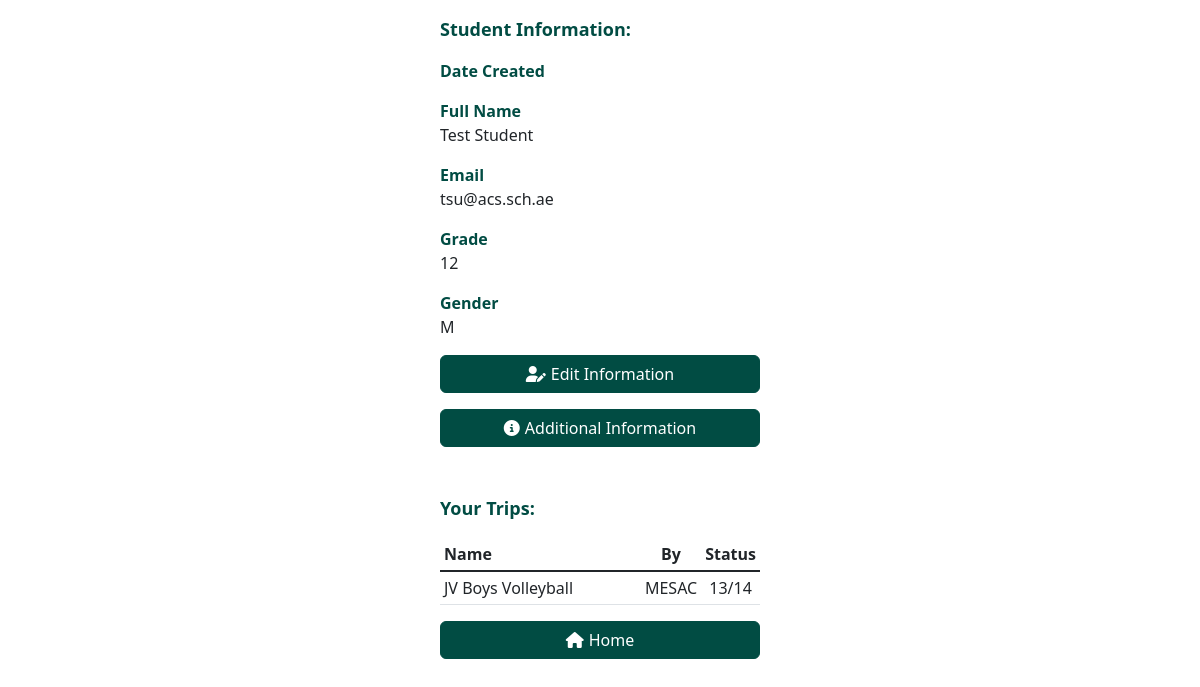
The page /student (signed in) on the database its author committed.
### classes.py (models this page shows, shortened)
class Student(db.Model):
    __tablename__ = 'students'
    id = db.Column(db.Integer, primary_key=True)
    name = db.Column(db.String, nullable=False)
    email = db.Column(db.String, nullable=False)
    grade = db.Column(db.Integer, nullable=False)
    gender = db.Column(db.String(1), nullable=False, default="-")
    @staticmethod
    def get_student_by_id(id, return_dict=True):
        student = db.session.query(Student).filter_by(id=id).first()
        if return_dict:
            return dict_converter(student)
        else:
            return student

class Trip(db.Model):
    __tablename__ = 'trips'
    trip_ids = []
    id = db.Column(db.Integer, primary_key=True)
    code = db.Column(db.String(6), nullable=False)
    name = db.Column(db.String, nullable=False)
    organizer = db.Column(db.String, nullable=False)
    num_groups = db.Column(db.Integer, nullable=False)
    group_size = db.Column(db.Integer, nullable=False)
    details = db.Column(db.String, nullable=True)
    @staticmethod
    def get_trip_by_id(id, return_dict=False):
        trip = db.session.query(Trip).filter_by(id=id).first()
        if return_dict:
            return dict_converter(trip)
        else:
            return trip

### app.py (the view)
@app.route("/student", methods=["GET", "POST"])
@login_required()
def student():
    student = current_user['student']
    if request.method == "GET":
        student_trips = TripStudent.get_trips_by_student(student['id'], return_dict=True)
        trip_studs = [TripStudent.get_students_in_trip(trip['id']) for trip in student_trips]
        user = current_user['db_user']
        info = {"user_name": user.name, "date_created": user.date_created, "date_verified": user.date_last_verify}
        return render_template("student/student.html", student=student, student_trips=student_trips, trip_studs=trip_studs, info=info)
    else:
        data = request.get_json()
        if data['cmd'] == "updateStudent":
            student = Student.get_student_by_id(student['id'], return_dict=False).update(data)
        return redirect("/student")

### app.py (called while the page is built)
def login_required(disable_verify=False):
    def decorator(f):
        @wraps(f)
        def decorated_function(*args, **kwargs):
            if 'user_id' not in session or current_user['db_user'] is None:
                return redirect("/login")
            elif not disable_verify and current_user['db_user'] is not None and not current_user['db_user'].is_verified:
                return redirect("/verify")
            return f(*args, **kwargs)
        return decorated_function
    return decorator

@app.before_request
def before_request():
    if 'user_id' in session:
        if User.check_exist_with_id(session['user_id']):
            current_user['db_user'] = User.get_user_by_id(session['user_id'])
            if current_user['db_user'].is_student:
                current_user['student'] = Student.get_student_by_id(current_user['db_user'].student_id)

### classes.py (called while the page is built)
def dict_converter(row):
    return {column.name: getattr(row, row.__mapper__.get_property_by_column(column).key) for column in row.__table__.columns}

    @staticmethod
    def get_user_by_id(id):
        return db.session.query(User).filter_by(id=id).first()

    @staticmethod
    def check_exist_with_id(id):
        return User.get_user_by_id(id) is not None

    @staticmethod
    def get_trips_by_student(student_id, return_dict=False):
        trip_ids = db.session.query(TripStudent.trip_id).filter_by(student_id=student_id).all()
        trip_ids = [id[0] for id in trip_ids]
        return [Trip.get_trip_by_id(id, return_dict) for id in trip_ids]

    @staticmethod
    def get_students_in_trip(trip_id):
        ids = db.session.query(TripStudent.student_id).filter_by(trip_id=trip_id).all()
        ids = [id[0] for id in ids]
        students = sorted([Student.get_student_by_id(id) for id in ids], key=lambda x: (x['grade'], x['name']))
        return students

### templates/student/student.html (shortened to what this page needs)
{% extends "layout.html" %}
{% block main %}
<label class="d-grid form-label mt-3 mx-auto">Student Information:</label>
<label class="d-grid info-label mt-3 mx-auto">Date Created</label>
<label class="d-grid info-label mt-3 mx-auto">Full Name</label>
<text class="d-grid mx-auto">{{student.name}}</text>
<label class="d-grid info-label mt-3 mx-auto">Email</label>
<text class="d-grid mx-auto">{{student.email}}</text>
<label class="d-grid info-label mt-3 mx-auto">Grade</label>
<text class="d-grid mx-auto">{{student.grade}}</text>
<label class="d-grid info-label mt-3 mx-auto">Gender</label>
<text class="d-grid mx-auto">{{student.gender}}</text>
<button class="mt-3 d-grid gap-2 col-6 mx-auto btn btn-primary" data-bs-toggle="modal" data-bs-target="#student_edit_information">
    <div class="icon-text-container center-div">
        <i class="fas fa-user-pen"></i>
        <span>Edit Information</span>
    </div>
</button>
<button class="mt-3 d-grid gap-2 col-6 mx-auto btn btn-primary" data-bs-toggle="modal" data-bs-target="#student_more_info">
    <div class="icon-text-container center-div">
        <i class="fas fa-circle-info"></i>
        <span>Additional Information</span>
    </div>
</button>
<label class="d-grid form-label mt-5 mx-auto">Your Trips:</label>
<table class="table table-10-rows table-sm table-hover mt-3 mx-auto" id="trips_table">
    <thead>
        <tr>
            <th style="width: 70%;" scope="col">Name</th>
            <th class="text-center" scope="col">By</th>
            <th class="text-center" scope="col">Status</th>
        </tr>
    </thead>
    <tbody class="table-group-divider">
        {%for i in range(student_trips|length)%}
        <tr onclick="window.location = 'student/{{student_trips[i].code}}'">
            <td style="width: 70%;">{{student_trips[i].name}}</td>
            <td class="text-center">{{student_trips[i].organizer}}</td>
            <td class="text-center">{{trip_studs[i]|length}}/{{student_trips[i].num_groups * student_trips[i].group_size}}</td>
        </tr>
        {%endfor%}
    </tbody>
</table>
<button onclick="window.location='/'" class="mt-3 d-grid gap-2 col-6 mx-auto btn btn-primary">
    <div class="icon-text-container center-div">
        <i class="fas fa-home"></i>
        <span>Home</span>
    </div>
</button>
{% endblock %}

### static/css/stylesheet.css (style rules this page uses)
.btn-primary { width: 320px !important; border-color: #014C43 !important; background-color: #014C43 !important; }
.form-label { width: 320px !important; }
label { color: #014C43; font-weight: bold; font-size: large; }
.info-label { width: 320px !important; margin-left: auto; font-size: medium; }
text { width: 320px !important; }
.table { width: 320px !important; display: block !important; max-height: 500px !important; overflow: auto !important; }
.table-10-rows { width: 320px !important; display: block !important; max-height: 350px !important; overflow: auto !important; }
thead { top: 0; color: #014C43; position: sticky; background-color: white; }
td { white-space: nowrap; }
.icon-text-container { display: flex; align-items: center; }
.icon-text-container i { margin-right: 5px; }
.center-div { margin: auto; }

### templates/layout.html (style rules this page uses)
.hidden { display:none; }

### rows shown on the page
Student: name "Test Student", email "tsu@acs.sch.ae"
Trip: name "JV Boys Volleyball", organizer "MESAC"

### other values the page prints
{{ student.grade }} "12"
{{ student.gender }} "M"
{{ trip_studs[i]|length }} "13"
{{ student_trips[i].num_groups * student_trips[i].group_size }} "14"
